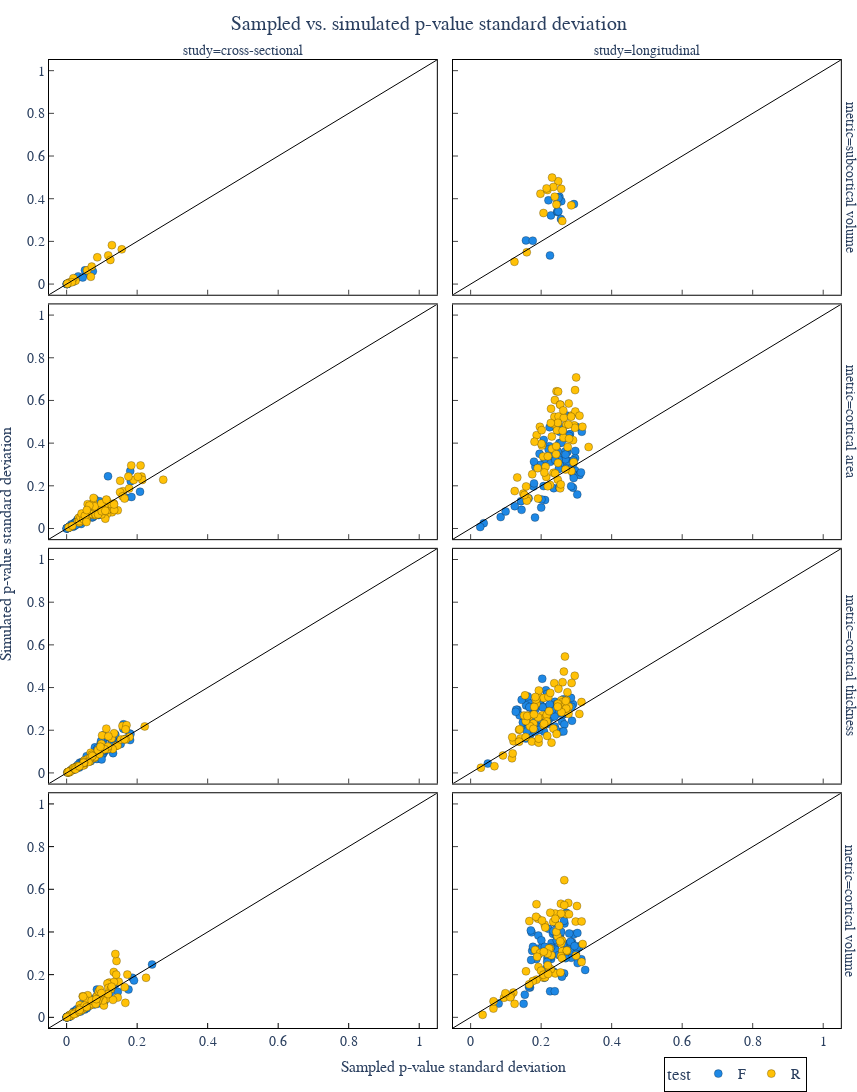

Notebook code cell kept with this figure:
### Code cell
import plotly.graph_objects as go

colormap = {}
# Colorblind palette https://davidmathlogic.com/colorblind/#%23D81B60-%231E88E5-%23FFC107-%23004D40
colormap["T"] = "#D81B60"
colormap["F"] = "#1E88E5"
colormap["R"] = "#FFC107"


df = pd.concat([df_sampled, df_simulated])
df = df.pivot_table(
    index=["region", "test", "metric", "study"],
    values=["Sampled p-value SD", "Simulated p-value SD"],
)
df.reset_index(inplace=True)
df["Sampled p-value SD"] = df["Sampled p-value SD"].clip(lower=1e-10)
df["Simulated p-value SD"] = df["Simulated p-value SD"].clip(lower=1e-10)
df.loc[df["test"] == "r", "test"] = "R"

fig = px.scatter(
    df[df["region"].isin(regions)],
    x="Sampled p-value SD",
    y="Simulated p-value SD",
    color="test",
    color_discrete_map=colormap,
    facet_row="metric",
    facet_col="study",
    facet_row_spacing=0.01,
    # log_x=True,
    # log_y=True,
    height=1200,
    width=1200 / 1.4,
    hover_name="region",
)
fig.add_trace(
    go.Scatter(
        x=[-1, 2], y=[-1, 2], mode="lines", line=dict(color="black", width=1), showlegend=False
    ),
    row="all",
    col="all",
)

fig.update_yaxes(exponentformat="power")
fig.update_xaxes(exponentformat="power")
nature_style(fig, width=fig.layout.width, height=fig.layout.height)

# 1. Remove the titles from the individual subplot axes
fig.update_xaxes(title=None)
fig.update_yaxes(title=None)

# 1. Disable standard axis titles
fig.update_layout(
    title="Sampled vs. simulated p-value standard deviation",
    title_x=0.5,
    xaxis_title="",
    yaxis_title="",
    margin=dict(l=80, b=80),
    legend=dict(
        x=0.85,
        y=-0.03,
        orientation="h",
        xanchor="center",
        yanchor="top",
        bgcolor="rgba(255, 255, 255, 0.8)",
        bordercolor="black",
        borderwidth=1,
    ),
)

fig.add_annotation(
    x=0.5,  # Center of the figure width
    y=-0.03,  # Position below the plot (adjust as needed)
    xref="paper",  # Use normalized coordinates (0-1)
    yref="paper",
    text="Sampled p-value standard deviation",
    showarrow=False,
    font=dict(size=16),  # Match your Nature-style font
    xanchor="center",
    yanchor="top",
)

fig.add_annotation(
    x=-0.04,  # Position to the left of the plot (adjust as needed)
    y=0.5,  # Center of the figure height
    xref="paper",
    yref="paper",
    text="Simulated p-value standard deviation",
    textangle=-90,  # Rotate vertical
    showarrow=False,
    font=dict(size=16),
    xanchor="right",
    yanchor="middle",
)

fig.update_layout(margin=dict(l=10, b=20, t=60, r=0))
fig.update_layout(title="Sampled vs. simulated p-value standard deviation", title_x=0.5)

fig
